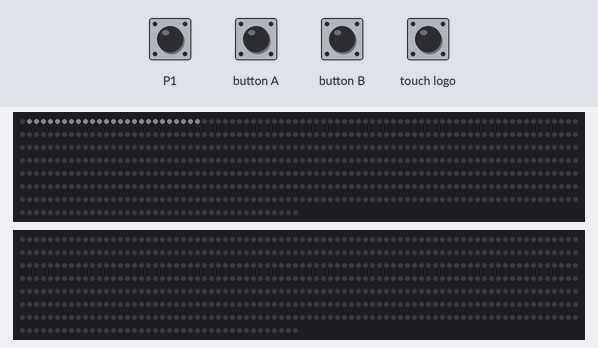
A program run on a simulated BBC micro:bit (MakeCode). On the bench: 2 × 600 RGB LEDs in strip order, left to right, continuing on the next row. The inputs (shaded band) are chosen by the test bench. Dim RGB values are drawn brighter than linear.

Above: at 1.2 s.
1.3 s: touch logo pressed for 0.15 s
2.0 s: button B pressed for 0.15 s
2.7 s: button A pressed for 0.15 s
4.3 s: button A pressed for 0.15 s
5.0 s: button B pressed for 0.15 s
5.7 s: button B pressed for 0.15 s
Timing chart, 0 to 7.4 s (numbered marks = the images above; inputs shaded):
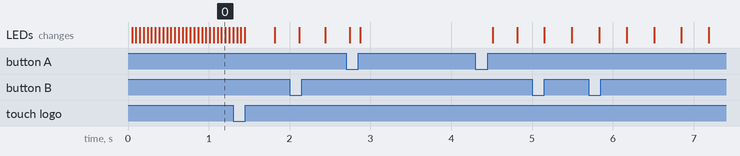

The program:

main.ts
```typescript
input.onButtonPressed(Button.A, function () {
    if (stop == 1) {
        stop = 0
    } else {
        stop = 1
    }
})
input.onButtonPressed(Button.B, function () {
    if (farbig == 1) {
        farbig = 0
    } else {
        farbig = 1
    }
})
input.onPinPressed(TouchPin.P1, function () {
    wasserpumpen = 1
})
input.onLogoEvent(TouchButtonEvent.Released, function () {
    if (wassermagie == 1) {
        wassermagie = 0
    } else {
        wassermagie = 1
    }
})
let wassermagie = 0
let wasserpumpen = 0
let farbig = 0
let stop = 0
let strip = neopixel.create(DigitalPin.P14, 600, NeoPixelMode.RGB)
let strip2 = neopixel.create(DigitalPin.P13, 600, NeoPixelMode.RGB)
let farbe = 1
stop = 0
farbig = 1
// Helligkeit raufsetzen
let Helligkeit = 10
wasserpumpen = 0
wassermagie = 0
strip.setBrightness(Helligkeit)
strip2.setBrightness(Helligkeit)
basic.forever(function () {
    if (Helligkeit < 200) {
        Helligkeit += 5
    } else {
        Helligkeit += -5
    }
})
basic.forever(function () {
    for (let Index = 0; Index <= 7; Index++) {
        farbe = Index
        strip2.setPixelColor(0, neopixel.rgb(255, 255, 255))
    }
})
basic.forever(function () {
    strip2.shift(1)
    strip2.show()
    if (stop == 1) {
        while (stop == 1) {
            basic.pause(100)
        }
    } else {
        basic.pause(10)
    }
})
basic.forever(function () {
    if (wassermagie == 1) {
        if (farbig == 1) {
            if (farbe == 1) {
                strip2.setPixelColor(0, neopixel.colors(NeoPixelColors.Red))
                farbe = 2
            } else if (farbe == 2) {
                strip2.setPixelColor(0, neopixel.colors(NeoPixelColors.Orange))
                farbe = 3
            } else if (farbe == 3) {
                strip2.setPixelColor(0, neopixel.colors(NeoPixelColors.Yellow))
                farbe = 4
            } else if (farbe == 4) {
                strip2.setPixelColor(0, neopixel.colors(NeoPixelColors.Green))
                farbe = 5
            } else if (farbe == 5) {
                strip2.setPixelColor(0, neopixel.colors(NeoPixelColors.Blue))
                farbe = 6
            } else if (farbe == 6) {
                strip2.setPixelColor(0, neopixel.colors(NeoPixelColors.Indigo))
                farbe = 7
            } else if (farbe == 7) {
                strip2.setPixelColor(0, neopixel.colors(NeoPixelColors.Violet))
                farbe = 8
            } else {
                strip2.setPixelColor(0, neopixel.colors(NeoPixelColors.Purple))
                farbe = 1
            }
            basic.pause(500)
        } else {
            strip2.setPixelColor(0, neopixel.colors(NeoPixelColors.Blue))
            basic.pause(500)
        }
    } else {
        if (wasserpumpen == 1) {
            strip2.setPixelColor(0, neopixel.colors(NeoPixelColors.Blue))
            wasserpumpen = 0
        }
    }
})
basic.forever(function () {
    if (wassermagie == 1) {
        if (farbig == 1) {
            if (farbe == 1) {
                strip.setPixelColor(0, neopixel.colors(NeoPixelColors.Red))
                farbe = 2
            } else if (farbe == 2) {
                strip.setPixelColor(0, neopixel.colors(NeoPixelColors.Orange))
                farbe = 3
            } else if (farbe == 3) {
                strip.setPixelColor(0, neopixel.colors(NeoPixelColors.Yellow))
                farbe = 4
            } else if (farbe == 4) {
                strip.setPixelColor(0, neopixel.colors(NeoPixelColors.Green))
                farbe = 5
            } else if (farbe == 5) {
                strip.setPixelColor(0, neopixel.colors(NeoPixelColors.Blue))
                farbe = 6
            } else if (farbe == 6) {
                strip.setPixelColor(0, neopixel.colors(NeoPixelColors.Indigo))
                farbe = 7
            } else if (farbe == 7) {
                strip.setPixelColor(0, neopixel.colors(NeoPixelColors.Violet))
                farbe = 8
            } else {
                strip.setPixelColor(0, neopixel.colors(NeoPixelColors.Purple))
                farbe = 1
            }
            basic.pause(500)
        } else {
            strip.setPixelColor(0, neopixel.colors(NeoPixelColors.Blue))
            basic.pause(500)
        }
    } else {
        if (wasserpumpen == 1) {
            strip.setPixelColor(0, neopixel.colors(NeoPixelColors.Blue))
            wasserpumpen = 0
        }
    }
})
basic.forever(function () {
    strip.shift(1)
    strip.show()
    if (stop == 1) {
        while (stop == 1) {
            basic.pause(100)
        }
    } else {
        basic.pause(10)
    }
})
```

test.ts
```typescript
// Hier kann man Tests durchführen; diese Datei wird nicht kompiliert, wenn dieses Paket als Erweiterung verwendet wird.
```
